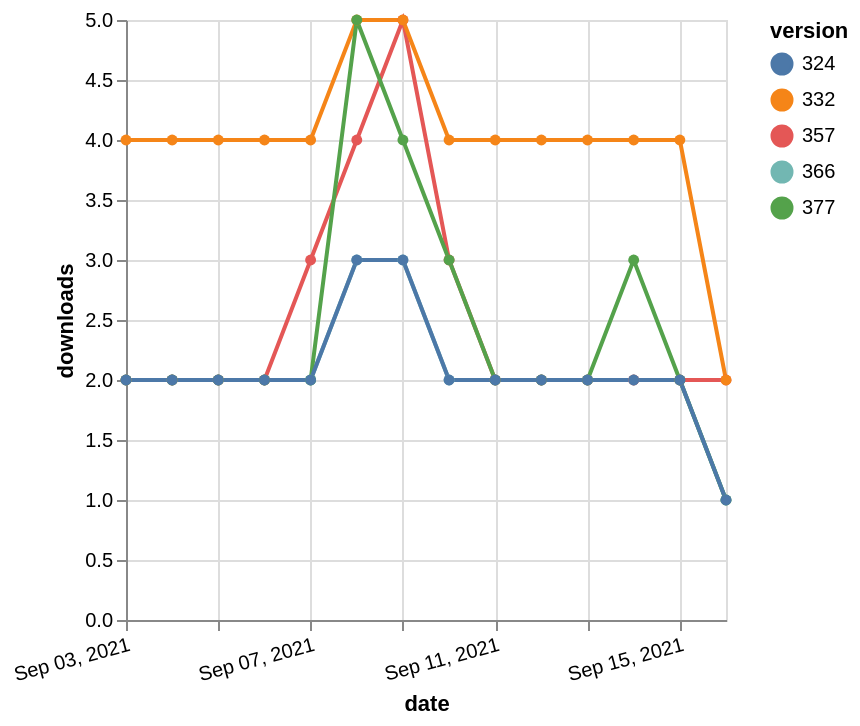

Here is the Vega-Lite specification saved for this chart:
### Vega-Lite specification from a JSON file in a GitHub repository (floating-point values rounded to 4 significant figures)
{"$schema": "https://vega.github.io/schema/vega-lite/v5.json", "description": "A simple bar chart with embedded data.", "data": {"values": [{"date": "2021-09-03", "total": 2350, "delta": 2, "version": "366"}, {"date": "2021-09-04", "total": 2352, "delta": 2, "version": "366"}, {"date": "2021-09-05", "total": 2354, "delta": 2, "version": "366"}, {"date": "2021-09-06", "total": 2356, "delta": 2, "version": "366"}, {"date": "2021-09-07", "total": 2358, "delta": 2, "version": "366"}, {"date": "2021-09-08", "total": 2361, "delta": 3, "version": "366"}, {"date": "2021-09-09", "total": 2364, "delta": 3, "version": "366"}, {"date": "2021-09-10", "total": 2366, "delta": 2, "version": "366"}, {"date": "2021-09-11", "total": 2368, "delta": 2, "version": "366"}, {"date": "2021-09-12", "total": 2370, "delta": 2, "version": "366"}, {"date": "2021-09-13", "total": 2372, "delta": 2, "version": "366"}, {"date": "2021-09-14", "total": 2374, "delta": 2, "version": "366"}, {"date": "2021-09-15", "total": 2376, "delta": 2, "version": "366"}, {"date": "2021-09-16", "total": 2377, "delta": 1, "version": "366"}, {"date": "2021-09-03", "total": 2946, "delta": 2, "version": "357"}, {"date": "2021-09-04", "total": 2948, "delta": 2, "version": "357"}, {"date": "2021-09-05", "total": 2950, "delta": 2, "version": "357"}, {"date": "2021-09-06", "total": 2952, "delta": 2, "version": "357"}, {"date": "2021-09-07", "total": 2955, "delta": 3, "version": "357"}, {"date": "2021-09-08", "total": 2959, "delta": 4, "version": "357"}, {"date": "2021-09-09", "total": 2964, "delta": 5, "version": "357"}, {"date": "2021-09-10", "total": 2967, "delta": 3, "version": "357"}, {"date": "2021-09-11", "total": 2969, "delta": 2, "version": "357"}, {"date": "2021-09-12", "total": 2971, "delta": 2, "version": "357"}, {"date": "2021-09-13", "total": 2973, "delta": 2, "version": "357"}, {"date": "2021-09-14", "total": 2975, "delta": 2, "version": "357"}, {"date": "2021-09-15", "total": 2977, "delta": 2, "version": "357"}, {"date": "2021-09-16", "total": 2979, "delta": 2, "version": "357"}, {"date": "2021-09-03", "total": 5039, "delta": 4, "version": "332"}, {"date": "2021-09-04", "total": 5043, "delta": 4, "version": "332"}, {"date": "2021-09-05", "total": 5047, "delta": 4, "version": "332"}, {"date": "2021-09-06", "total": 5051, "delta": 4, "version": "332"}, {"date": "2021-09-07", "total": 5055, "delta": 4, "version": "332"}, {"date": "2021-09-08", "total": 5060, "delta": 5, "version": "332"}, {"date": "2021-09-09", "total": 5065, "delta": 5, "version": "332"}, {"date": "2021-09-10", "total": 5069, "delta": 4, "version": "332"}, {"date": "2021-09-11", "total": 5073, "delta": 4, "version": "332"}, {"date": "2021-09-12", "total": 5077, "delta": 4, "version": "332"}, {"date": "2021-09-13", "total": 5081, "delta": 4, "version": "332"}, {"date": "2021-09-14", "total": 5085, "delta": 4, "version": "332"}, {"date": "2021-09-15", "total": 5089, "delta": 4, "version": "332"}, {"date": "2021-09-16", "total": 5091, "delta": 2, "version": "332"}, {"date": "2021-09-03", "total": 2147, "delta": 2, "version": "377"}, {"date": "2021-09-04", "total": 2149, "delta": 2, "version": "377"}, {"date": "2021-09-05", "total": 2151, "delta": 2, "version": "377"}, {"date": "2021-09-06", "total": 2153, "delta": 2, "version": "377"}, {"date": "2021-09-07", "total": 2155, "delta": 2, "version": "377"}, {"date": "2021-09-08", "total": 2160, "delta": 5, "version": "377"}, {"date": "2021-09-09", "total": 2164, "delta": 4, "version": "377"}, {"date": "2021-09-10", "total": 2167, "delta": 3, "version": "377"}, {"date": "2021-09-11", "total": 2169, "delta": 2, "version": "377"}, {"date": "2021-09-12", "total": 2171, "delta": 2, "version": "377"}, {"date": "2021-09-13", "total": 2173, "delta": 2, "version": "377"}, {"date": "2021-09-14", "total": 2176, "delta": 3, "version": "377"}, {"date": "2021-09-15", "total": 2178, "delta": 2, "version": "377"}, {"date": "2021-09-16", "total": 2179, "delta": 1, "version": "377"}, {"date": "2021-09-03", "total": 2686, "delta": 2, "version": "324"}, {"date": "2021-09-04", "total": 2688, "delta": 2, "version": "324"}, {"date": "2021-09-05", "total": 2690, "delta": 2, "version": "324"}, {"date": "2021-09-06", "total": 2692, "delta": 2, "version": "324"}, {"date": "2021-09-07", "total": 2694, "delta": 2, "version": "324"}, {"date": "2021-09-08", "total": 2697, "delta": 3, "version": "324"}, {"date": "2021-09-09", "total": 2700, "delta": 3, "version": "324"}, {"date": "2021-09-10", "total": 2702, "delta": 2, "version": "324"}, {"date": "2021-09-11", "total": 2704, "delta": 2, "version": "324"}, {"date": "2021-09-12", "total": 2706, "delta": 2, "version": "324"}, {"date": "2021-09-13", "total": 2708, "delta": 2, "version": "324"}, {"date": "2021-09-14", "total": 2710, "delta": 2, "version": "324"}, {"date": "2021-09-15", "total": 2712, "delta": 2, "version": "324"}, {"date": "2021-09-16", "total": 2713, "delta": 1, "version": "324"}]}, "width": "container", "mark": {"type": "line", "point": {"filled": true}}, "encoding": {"x": {"field": "date", "type": "temporal", "timeUnit": "yearmonthdate", "title": "date", "axis": {"labelAngle": -15}}, "y": {"field": "delta", "type": "quantitative", "title": "downloads"}, "color": {"field": "version", "type": "nominal"}, "tooltip": {"field": "delta"}}}
